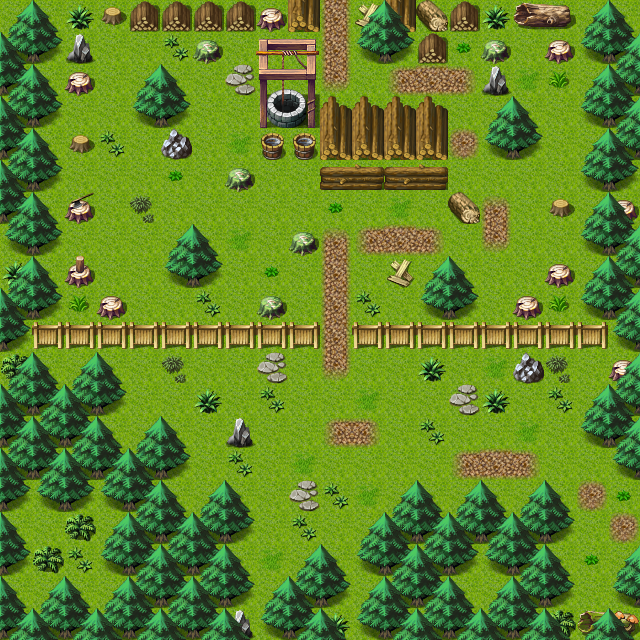

A level layout from a 2D game, rendered from its tile map. Below: a short description, then the map file with tile-grid data replaced by summaries:
An orthogonal 20x20 tile map with 32x32 px tiles, 3 tile layers (Ground, Objects, Above), 1 hidden layer not drawn, 40 tilesets and 6 objects (4x spawn, 2x mapchange).

<map version="1.0" orientation="orthogonal" width="20" height="20" tilewidth="32" tileheight="32">
 <properties>
  <property name="outdoors" value="1" />
 </properties>
 <tileset firstgid="1" name="map_bed_1" tilewidth="32" tileheight="32">
  <image source="../drawable/map_bed_1.png" width="512" height="256" />
 </tileset>
 <tileset firstgid="129" name="map_border_1" tilewidth="32" tileheight="32">
  <image source="../drawable/map_border_1.png" width="512" height="256" />
 </tileset>
 <tileset firstgid="257" name="map_bridge_1" tilewidth="32" tileheight="32">
  <image source="../drawable/map_bridge_1.png" width="512" height="256" />
 </tileset>
 <tileset firstgid="385" name="map_broken_1" tilewidth="32" tileheight="32">
  <image source="../drawable/map_broken_1.png" width="512" height="256" />
 </tileset>
 <tileset firstgid="513" name="map_cavewall_1" tilewidth="32" tileheight="32">
  <image source="../drawable/map_cavewall_1.png" width="576" height="192" />
 </tileset>
 <tileset firstgid="621" name="map_cavewall_2" tilewidth="32" tileheight="32">
  <image source="../drawable/map_cavewall_2.png" width="576" height="192" />
 </tileset>
 <tileset firstgid="729" name="map_cavewall_3" tilewidth="32" tileheight="32">
  <image source="../drawable/map_cavewall_3.png" width="576" height="192" />
 </tileset>
 <tileset firstgid="837" name="map_chair_table_1" tilewidth="32" tileheight="32">
  <image source="../drawable/map_chair_table_1.png" width="512" height="256" />
 </tileset>
 <tileset firstgid="965" name="map_crate_1" tilewidth="32" tileheight="32">
  <image source="../drawable/map_crate_1.png" width="512" height="256" />
 </tileset>
 <tileset firstgid="1093" name="map_cupboard_1" tilewidth="32" tileheight="32">
  <image source="../drawable/map_cupboard_1.png" width="512" height="256" />
 </tileset>
 <tileset firstgid="1221" name="map_curtain_1" tilewidth="32" tileheight="32">
  <image source="../drawable/map_curtain_1.png" width="512" height="256" />
 </tileset>
 <tileset firstgid="1349" name="map_entrance_1" tilewidth="32" tileheight="32">
  <image source="../drawable/map_entrance_1.png" width="512" height="256" />
 </tileset>
 <tileset firstgid="1477" name="map_fence_1" tilewidth="32" tileheight="32">
  <image source="../drawable/map_fence_1.png" width="512" height="256" />
 </tileset>
 <tileset firstgid="1605" name="map_fence_2" tilewidth="32" tileheight="32">
  <image source="../drawable/map_fence_2.png" width="512" height="256" />
 </tileset>
 <tileset firstgid="1733" name="map_ground_1" tilewidth="32" tileheight="32">
  <image source="../drawable/map_ground_1.png" width="512" height="256" />
 </tileset>
 <tileset firstgid="1861" name="map_ground_2" tilewidth="32" tileheight="32">
  <image source="../drawable/map_ground_2.png" width="512" height="256" />
 </tileset>
 <tileset firstgid="1989" name="map_ground_3" tilewidth="32" tileheight="32">
  <image source="../drawable/map_ground_3.png" width="512" height="256" />
 </tileset>
 <tileset firstgid="2117" name="map_ground_4" tilewidth="32" tileheight="32">
  <image source="../drawable/map_ground_4.png" width="512" height="256" />
 </tileset>
 <tileset firstgid="2245" name="map_ground_5" tilewidth="32" tileheight="32">
  <image source="../drawable/map_ground_5.png" width="512" height="256" />
 </tileset>
 <tileset firstgid="2373" name="map_ground_6" tilewidth="32" tileheight="32">
  <image source="../drawable/map_ground_6.png" width="512" height="256" />
 </tileset>
 <tileset firstgid="2501" name="map_ground_7" tilewidth="32" tileheight="32">
  <image source="../drawable/map_ground_7.png" width="512" height="256" />
 </tileset>
 <tileset firstgid="2629" name="map_ground_8" tilewidth="32" tileheight="32">
  <image source="../drawable/map_ground_8.png" width="512" height="256" />
 </tileset>
 <tileset firstgid="2757" name="map_indoor_1" tilewidth="32" tileheight="32">
  <image source="../drawable/map_indoor_1.png" width="512" height="256" />
 </tileset>
 <tileset firstgid="2885" name="map_kitchen_1" tilewidth="32" tileheight="32">
  <image source="../drawable/map_kitchen_1.png" width="512" height="256" />
 </tileset>
 <tileset firstgid="3013" name="map_outdoor_1" tilewidth="32" tileheight="32">
  <image source="../drawable/map_outdoor_1.png" width="512" height="256" />
 </tileset>
 <tileset firstgid="3141" name="map_pillar_1" tilewidth="32" tileheight="32">
  <image source="../drawable/map_pillar_1.png" width="512" height="256" />
 </tileset>
 <tileset firstgid="3269" name="map_plant_1" tilewidth="32" tileheight="32">
  <image source="../drawable/map_plant_1.png" width="512" height="256" />
 </tileset>
 <tileset firstgid="3397" name="map_rock_1" tilewidth="32" tileheight="32">
  <image source="../drawable/map_rock_1.png" width="512" height="256" />
 </tileset>
 <tileset firstgid="3525" name="map_roof_1" tilewidth="32" tileheight="32">
  <image source="../drawable/map_roof_1.png" width="512" height="256" />
 </tileset>
 <tileset firstgid="3653" name="map_roof_2" tilewidth="32" tileheight="32">
  <image source="../drawable/map_roof_2.png" width="512" height="256" />
 </tileset>
 <tileset firstgid="3781" name="map_shop_1" tilewidth="32" tileheight="32">
  <image source="../drawable/map_shop_1.png" width="512" height="256" />
 </tileset>
 <tileset firstgid="3909" name="map_sign_ladder_1" tilewidth="32" tileheight="32">
  <image source="../drawable/map_sign_ladder_1.png" width="512" height="256" />
 </tileset>
 <tileset firstgid="4037" name="map_table_1" tilewidth="32" tileheight="32">
  <image source="../drawable/map_table_1.png" width="512" height="256" />
 </tileset>
 <tileset firstgid="4165" name="map_trail_1" tilewidth="32" tileheight="32">
  <image source="../drawable/map_trail_1.png" width="512" height="256" />
 </tileset>
 <tileset firstgid="4293" name="map_tree_1" tilewidth="32" tileheight="32">
  <image source="../drawable/map_tree_1.png" width="512" height="256" />
 </tileset>
 <tileset firstgid="4421" name="map_wall_1" tilewidth="32" tileheight="32">
  <image source="../drawable/map_wall_1.png" width="512" height="256" />
 </tileset>
 <tileset firstgid="4549" name="map_wall_2" tilewidth="32" tileheight="32">
  <image source="../drawable/map_wall_2.png" width="480" height="256" />
 </tileset>
 <tileset firstgid="4669" name="map_wall_3" tilewidth="32" tileheight="32">
  <image source="../drawable/map_wall_3.png" width="480" height="256" />
 </tileset>
 <tileset firstgid="4789" name="map_window_1" tilewidth="32" tileheight="32">
  <image source="../drawable/map_window_1.png" width="512" height="256" />
 </tileset>
 <tileset firstgid="4917" name="map_window_2" tilewidth="32" tileheight="32">
  <image source="../drawable/map_window_2.png" width="512" height="256" />
 </tileset>
 <layer name="Ground" width="20" height="20">
  <data>[400 cells, 400 non-empty, 1 distinct tile ids]</data>
 </layer>
 <layer name="Objects" width="20" height="20">
  <data>[400 cells, 276 non-empty, 43 distinct tile ids]</data>
 </layer>
 <layer name="Above" width="20" height="20">
  <data>[400 cells, 43 non-empty, 6 distinct tile ids]</data>
 </layer>
 <layer name="Walkable" width="20" height="20" visible="0">
  <data>[400 cells, 216 non-empty, 1 distinct tile ids]</data>
 </layer>
 <objectgroup name="Mapevents">
  <object name="north" type="mapchange" x="320" y="0" width="32" height="32">
   <properties>
    <property name="map" value="blackwater_mountain2" />
    <property name="place" value="south" />
   </properties>
  </object>
  <object name="east" type="mapchange" x="608" y="480" width="32" height="96">
   <properties>
    <property name="map" value="wild17" />
    <property name="place" value="west" />
   </properties>
  </object>
 </objectgroup>
 <objectgroup name="Spawn">
  <!-- 4 objects omitted --></objectgroup>
 <objectgroup name="Keys" />
</map>
<!-- 4 of 6 objects omitted -->
